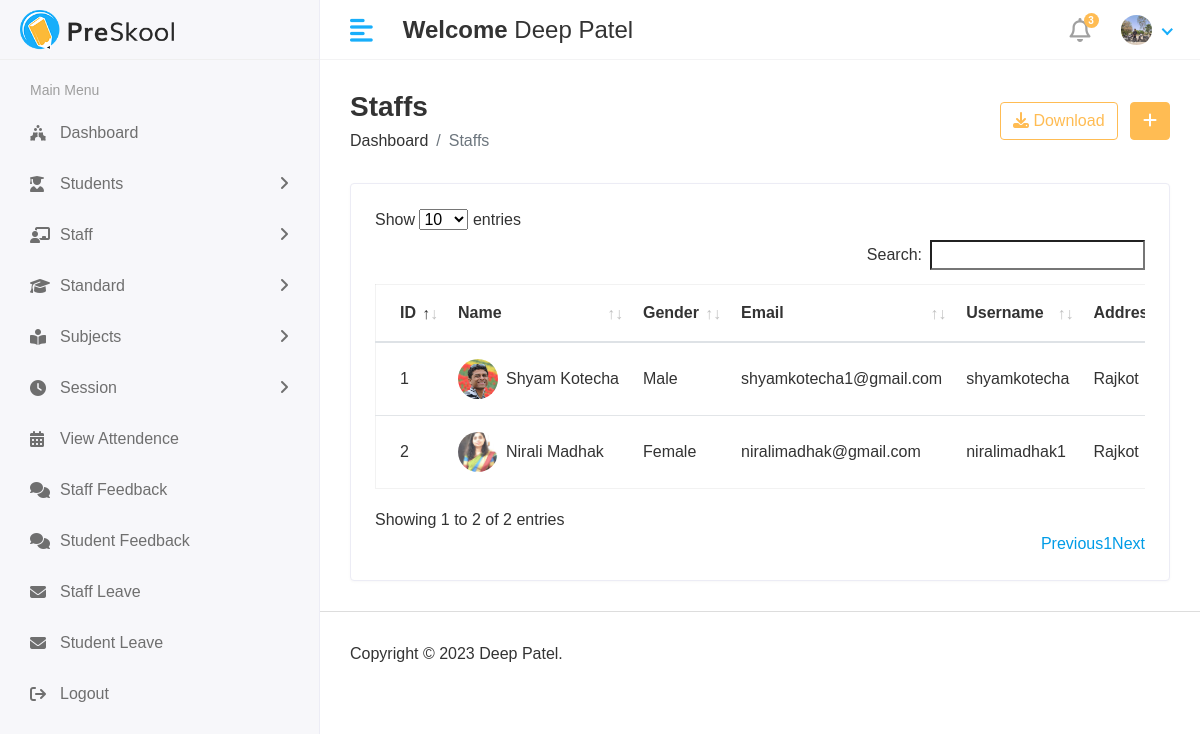
Page /Hod/Staff/View (signed in) on the committed database.
### app/models.py (models this page shows, shortened)
class CustomUser(AbstractUser):
    USER = (
        (1, 'HOD'),
        (2, 'STAFF'),
        (3, 'STUDENT'),
    )
    user_type = models.CharField(choices=USER, max_length=50, default=1)
    profile_pic = models.ImageField(upload_to='media/profile_pic')

class Staff(models.Model):
    admin = models.OneToOneField(CustomUser, on_delete=models.CASCADE)
    address = models.TextField()
    gender = models.CharField(max_length=100)
    created_at = models.DateTimeField(auto_now_add=True)
    updated_at = models.DateTimeField(auto_now=True)

### student_management_system/Hod_Views.py (the view)
# urls.py: path('Hod/Staff/View', Hod_Views.VIEW_STAFF, name='view_staff'),
@login_required(login_url='/')
def VIEW_STAFF(request):
    staff = Staff.objects.all()
    context = {
        'staff': staff,
    }
    return render(request, 'Hod/view_staff.html', context)

### templates/Hod/view_staff.html (shortened to what this page needs)
{% extends 'base.html' %}
{% block content %}
<div class="content container-fluid">
    <div class="page-header">
        <div class="row align-items-center">
            <div class="col">
                <h3 class="page-title">Staffs</h3>
                <ul class="breadcrumb">
                    <li class="breadcrumb-item"><a href="{% url 'hod_home' %}">Dashboard</a></li>
                    <li class="breadcrumb-item active">Staffs</li>
                </ul>
            </div>
            <div class="col-auto text-right float-right ml-auto">
                <a href="#" class="btn btn-outline-primary mr-2"><i class="fas fa-download"></i> Download</a>
                <a href="{% url 'add_staff' %}" class="btn btn-primary"><i class="fas fa-plus"></i></a>
            </div>
        </div>
    </div>
    <div class="row">
        <div class="col-sm-12">
            <div class="card card-table">
                <div class="card-body">
                    <div class="table-responsive">
                        <table id="table_id" class="table table-hover table-center mb-0">
                            <thead>
                                <tr>
                                    <th>ID</th>
                                    <th>Name</th>
                                    <th>Gender</th>
                                    <th>Email</th>
                                    <th>Username</th>
                                    <th>Address</th>
                                </tr>
                            </thead>
                            <tbody>
                                {% for i in staff %}
                                <tr>
                                    <td>{{ i.id }}</td>
                                    <td>
                                        <h2 class="table-avatar">
                                            <a href="#" class="avatar avatar-sm mr-2"><img
                                                    class="avatar-img rounded-circle" src="/{{ i.admin.profile_pic }}"
                                                    alt="User Image"></a>
                                            <a href="#">{{ i.admin.first_name }}
                                                {{ i.admin.last_name }}</a>
                                        </h2>
                                    </td>
                                    <td>{{ i.gender }}</td>
                                    <td>{{ i.admin.email }}</td>
                                    <td>{{ i.admin.username }}</td>
                                    <td>{{ i.address }}</td>
                                </tr>
                                {% endfor %}
                            </tbody>
                        </table>
                    </div>
                </div>
            </div>
        </div>
    </div>
</div>
{% endblock %}

### templates/base.html (shortened to what this page needs)
<!DOCTYPE html>
<html lang="en">
{% load static %}
<head>
	<link rel="stylesheet" href="{% static 'assets/plugins/bootstrap/css/bootstrap.min.css' %}">
	<link rel="stylesheet" href="{% static 'assets/plugins/fontawesome/css/fontawesome.min.css' %}">
	<link rel="stylesheet" href="{% static 'assets/plugins/fontawesome/css/all.min.css' %}">
	<link rel="stylesheet" href="{% static 'assets/css/style.css' %}">
	<link rel="stylesheet" href="https://cdnjs.cloudflare.com/ajax/libs/font-awesome/6.3.0/css/all.min.css"
 />
	<link rel="stylesheet" href="{% static 'assets/plugins/datatables/datatables.min.css' %}">
</head>
<body>
	<div class="main-wrapper">
		{% include 'includes/header.html' %}
		{% include 'includes/sidebar.html' %}
		<div class="page-wrapper">
			{% block content %}
			{% endblock %}
			{% include 'includes/footer.html' %}
		</div>
	</div>
</body>
</html>

### templates/includes/header.html (shortened to what this page needs)
{% load static %}
<div class="header">
    <div class="header-left">
        <a href="index.html" class="logo">
            <img src="{% static 'assets/img/logo.png' %}" alt="Logo">
        </a>
    </div>
    <a href="javascript:void(0);" id="toggle_btn">
        <i class="fas fa-align-left"></i>
    </a>
    <div class="top-nav-search mt-3">
        <h4><strong>Welcome</strong>&nbsp;<span>{{ user.first_name }} {{ user.last_name }} </span></h4>
    </div>
    <ul class="nav user-menu">
        <li class="nav-item dropdown noti-dropdown">
            <a href="#" class="dropdown-toggle nav-link" data-toggle="dropdown">
                <i class="far fa-bell"></i> <span class="badge badge-pill">3</span>
            </a>
        </li>
        <li class="nav-item dropdown has-arrow">
            <a href="#" class="dropdown-toggle nav-link" data-toggle="dropdown">
                {% if user.profile_pic == "" %}
                <span class="user-img"><img class="rounded-circle" src="{% static 'assets/img/no_img.jpg' %}" width="31"
                        alt="{{ user.first_name }}&nbsp;{{ user.last_name }}"></span>
                {% else %}
                <span class="user-img"><img class="rounded-circle" src="/{{ user.profile_pic }}" width="31"
                        alt="{{ user.first_name }}&nbsp;{{ user.last_name }}"></span>
                {% endif %}
            </a>
        </li>
    </ul>
</div>

### templates/includes/sidebar.html (shortened to what this page needs)
{% load static %}
<div class="sidebar" id="sidebar">
    <div class="sidebar-inner slimscroll">
        <div id="sidebar-menu" class="sidebar-menu">
            <ul>
                <li class="menu-title">
                    <span>Main Menu</span>
                </li>
                <li>
                    <a href="{% url 'hod_home' %}"><i class="fas fa-holly-berry"></i> <span>Dashboard</span></a>
                </li>
                <li class="submenu">
                    <a href="#"><i class="fas fa-user-graduate"></i> <span> Students</span> <span
                            class="menu-arrow"></span></a>
                </li>
                <li class="submenu">
                    <a href="#"><i class="fas fa-chalkboard-teacher"></i> <span> Staff</span> <span
                            class="menu-arrow"></span></a>
                </li>
                <li class="submenu">
                    <a href="#"><i class="fas fa-graduation-cap"></i> <span>Standard</span> <span
                            class="menu-arrow"></span></a>
                </li>
                <li class="submenu">
                    <a href="#"><i class="fas fa-book-reader"></i> <span> Subjects</span> <span
                            class="menu-arrow"></span></a>
                </li>
                <li class="submenu">
                    <a href="#"><i class="fa-solid fa-clock"></i> <span> Session</span> <span
                            class="menu-arrow"></span></a>
                </li>
                <li>
                    <a href="holiday.html"><i class="fa fa-calendar-days"></i> <span> View Attendence</span></a>
                </li>
                <li>
                    <a href="holiday.html"><i class="fas fa-comments"></i> <span> Staff Feedback</span></a>
                </li>
                <li>
                    <a href="holiday.html"><i class="fas fa-comments"></i> <span> Student Feedback</span></a>
                </li>
                <li>
                    <a href="holiday.html"><i class="fas fa-envelope"></i> <span> Staff Leave</span></a>
                </li>
                <li>
                    <a href="holiday.html"><i class="fas fa-envelope"></i> <span> Student Leave</span></a>
                </li>
                <li>
                    <a href="{% url 'logout' %}"><i class="fa fa-sign-out"></i> <span> Logout</span></a>
                </li>
            </ul>
        </div>
    </div>
</div>

### templates/includes/footer.html
{% load static %}
<footer>
    <p>Copyright © 2023 Deep Patel.</p>
</footer>

### rows in the picture
CustomUser: first_name "Deep", last_name "Patel", profile_pic (picture)
Staff: id "1", admin.profile_pic (picture), admin.first_name "Shyam", admin.last_name "Kotecha", gender "Male", admin.email "shyamkotecha1@gmail.com", admin.username "shyamkotecha", address "Rajkot"
Staff: id "2", admin.profile_pic (picture), admin.first_name "Nirali", admin.last_name "Madhak", gender "Female", admin.email "niralimadhak@gmail.com", admin.username "niralimadhak1", address "Rajkot"
